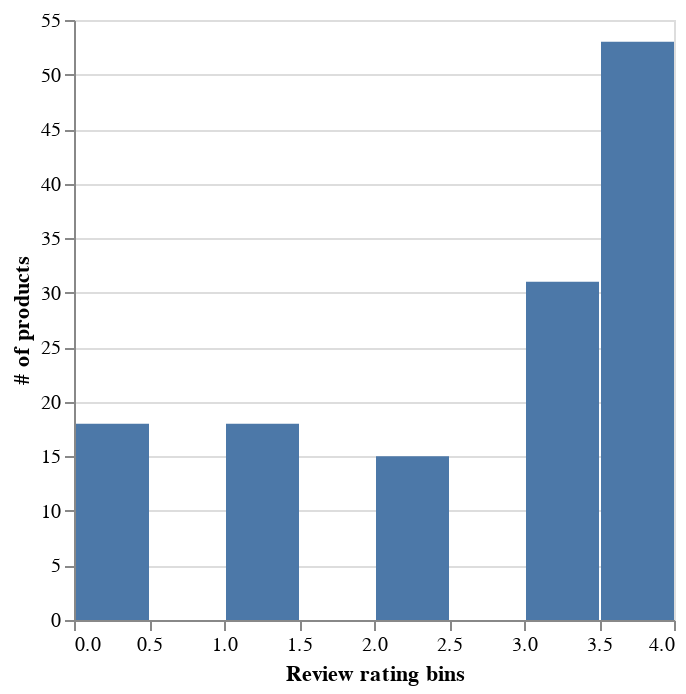

The notebook cell saved with this chart:
### Code cell
# relatively evenly distributed, I'd still argue for no extra caution needed
alt.Chart(products_df).mark_bar().encode(
    x=alt.X("review_rating:Q", bin=True, title="Review rating bins"),
    y=alt.Y("count()", title="# of products"),
)

### Figure 1 — Vega-Lite specification as saved in the notebook (floating-point values rounded to 4 significant figures; data arrays with more than 128 entries replaced by an {"elided": "..."} marker saying what was removed)
{"$schema": "https://vega.github.io/schema/vega-lite/v5.16.3.json", "config": {"view": {"continuousHeight": 300, "continuousWidth": 300}}, "data": {"name": "data-4ee1affeee420f1579f6269897b62878"}, "datasets": {"data-4ee1affeee420f1579f6269897b62878": {"elided": "135 records"}}, "encoding": {"x": {"bin": true, "field": "review_rating", "title": "Review rating bins", "type": "quantitative"}, "y": {"aggregate": "count", "title": "# of products", "type": "quantitative"}}, "mark": {"type": "bar"}}
